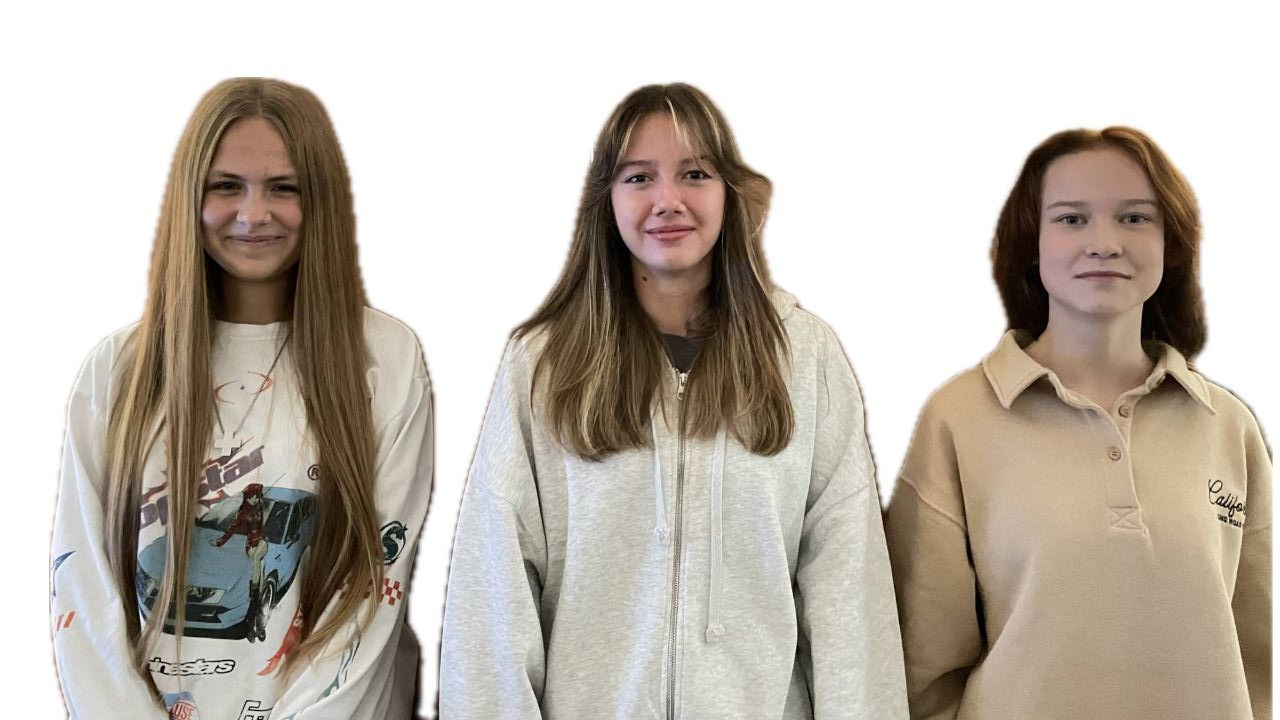
#> input picture images/img_hw55.jpg, 1280 x 720 px, found by its file name
$ python HW_lesson5.py
#> lines starting #> are read from the running program, lines starting #| are printed output that depends on the picture; after the words box and inside, x2 and y2 are one past the last pixel; in counts of white or black regions, pixels touching at a corner belong together
import cv2

img = cv2.imread("image/img_hw55.jpg")
#> img is the input picture: shape (720, 1280, 3); mean B, G, R 174.1, 183.8, 192.3
scale = 2
img = cv2.resize(img, (int(img.shape[1] // scale), int(img.shape[0] // scale)))
#> img: shape (360, 640, 3)
print(img.shape)
#| (360, 640, 3)
img_copy_color = img.copy()
img_copy = img.copy()

img_copy = cv2.cvtColor(img_copy, cv2.COLOR_BGR2GRAY)
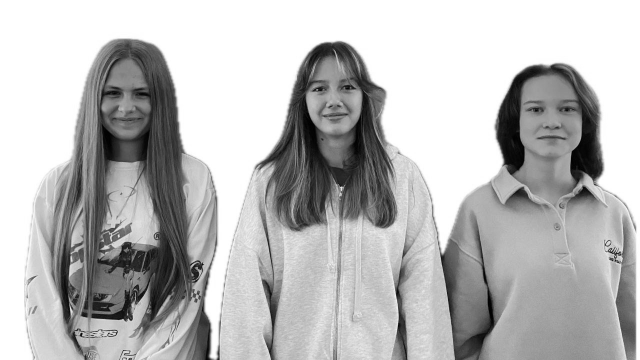
#> img_copy: shape (360, 640); min 0, max 255, mean 185.3
img_copy = cv2.GaussianBlur(img_copy, (5, 5), 1)
img_copy = cv2.equalizeHist(img_copy)
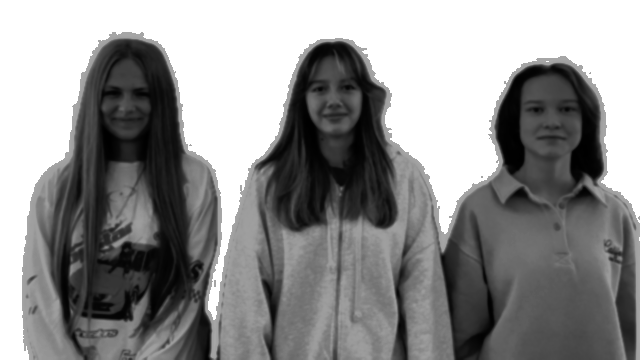
#> img_copy: shape (360, 640); min 0, max 255, mean 143.2

img_copy = cv2.Canny(img_copy, 250, 200)
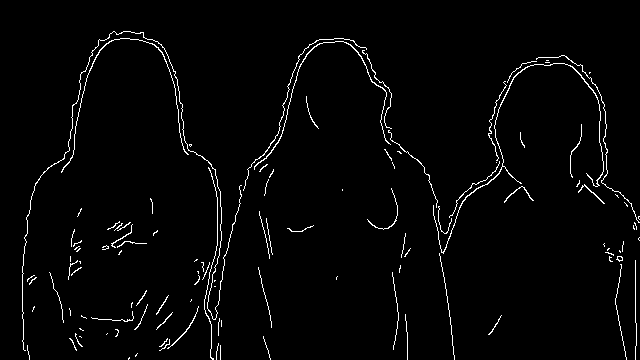
#> img_copy: shape (360, 640); 2.3% white in thin lines or dots, all inside (x1, y1, x2, y2) = (22, 31, 640, 360)
contours, hierarchy = cv2.findContours(img_copy, cv2.RETR_EXTERNAL, cv2.CHAIN_APPROX_SIMPLE)
#> contours = 114 contours, 104 with area under 20; largest, box (x1, y1, x2, y2) and area: (433, 63, 604, 254) 114, (254, 41, 391, 170) 76, (61, 38, 189, 173) 48, (22, 31, 242, 351) 44, (167, 306, 199, 349) 24
for cnt in contours:
    area = cv2.contourArea(cnt)
    if area > 45:
        x, y, w, h = cv2.boundingRect(cnt)
        cv2.drawContours(img_copy_color, [cnt], -1, (0, 255, 0), 2)

        cv2.rectangle(img_copy_color, (x, y), (x + w, y + h), (0, 255, 0), 2)
        text_y = y - 5 if y -5 > 10 else y + 15
        text = f'x: {x}, y: {y}, S:{int(area)}'
        cv2.putText(img_copy_color, text, (x, text_y), cv2.FONT_HERSHEY_SIMPLEX, 0.5, (0, 0, 255), 1)
#> this loop made 114 passes
#> (area, x, y, w, h, text_y, text) on passes 105, 111, 113: (114.5, 433, 63, 171, 191, 58, 'x: 433, y: 63, S:114'), (76.5, 254, 41, 137, 129, 36, 'x: 254, y: 41, S:76'), (47.5, 61, 38, 128, 135, 33, 'x: 61, y: 38, S:47')
#> area on passes 23, 49: 24.5, 20.5
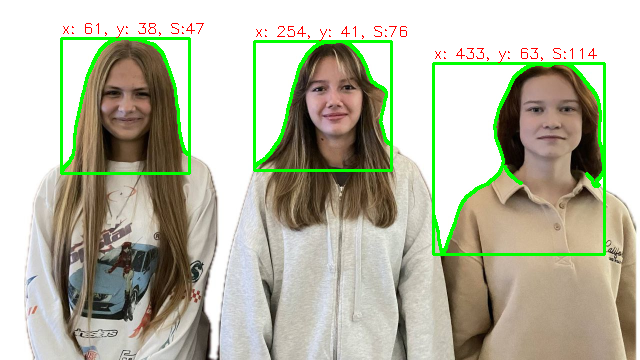
#> img_copy_color: shape (360, 640, 3); mean B, G, R 166.1, 185.2, 184.2


cv2.imshow("Copy border", img_copy_color)
cv2.imwrite("identification.png", img)
cv2.waitKey(0)

cv2.destroyAllWindows()

$ run again, with images/1people.jpg copied over images/img_hw55.jpg
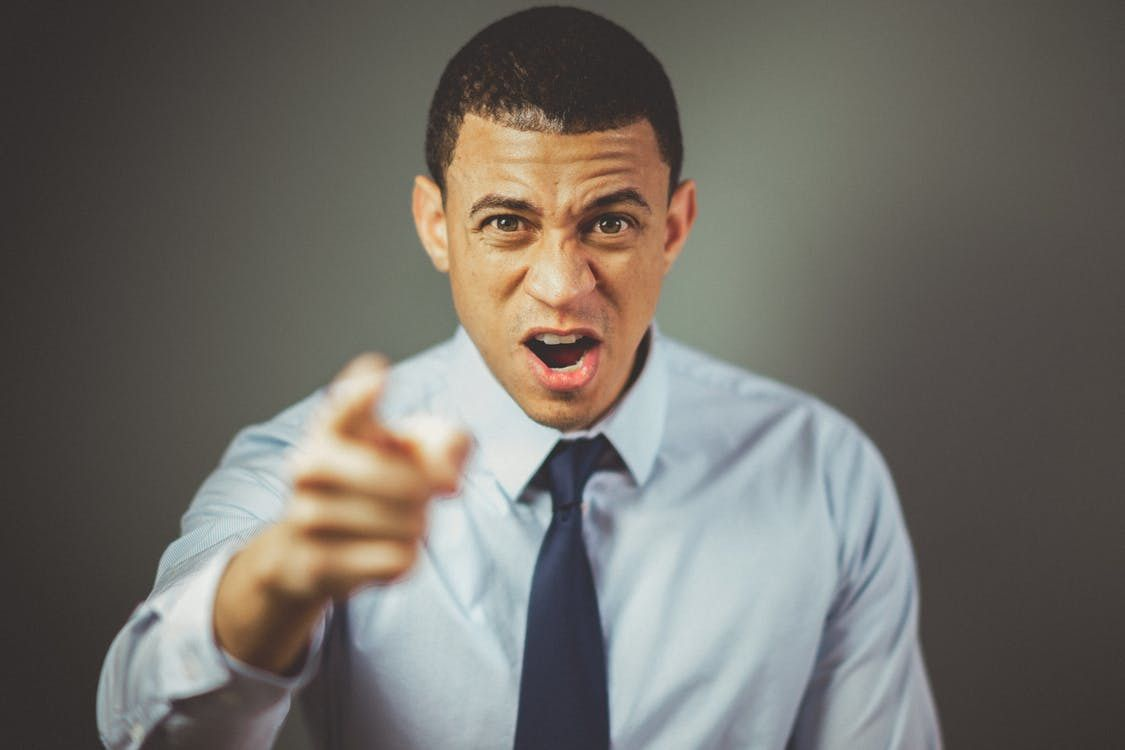
#> input picture images/1people.jpg, 1125 x 750 px, found by its file name
#> img is the input picture: shape (750, 1125, 3); mean B, G, R 103.5, 109.7, 113.2
#> img: shape (375, 562, 3)
#| (375, 562, 3)
#> `img_copy = cv2.Canny(img_copy, 250, 200)`:
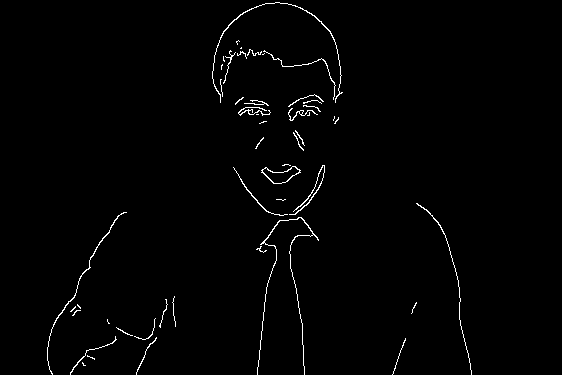
#> img_copy: shape (375, 562); 1.3% white in thin lines or dots, all inside (x1, y1, x2, y2) = (47, 2, 472, 375)
#> contours = 49 contours, 40 with area under 20; largest, box (x1, y1, x2, y2) and area: (261, 166, 301, 184) 346, (212, 2, 343, 103) 67, (47, 212, 127, 375) 60, (257, 217, 319, 375) 50, (289, 165, 325, 215) 45
#> the loop `for cnt in contours:` made 49 passes
#> (area, x, y, w, h, text_y, text) on passes 16, 17, 21, 49: (49.5, 257, 217, 62, 158, 212, 'x: 257, y: 217, S:49'), (60.5, 47, 212, 80, 163, 207, 'x: 47, y: 212, S:60'), (346, 261, 166, 40, 18, 161, 'x: 261, y: 166, S:346'), (67, 212, 2, 131, 101, 17, 'x: 212, y: 2, S:67')
#> after the loop `for cnt in contours:`:
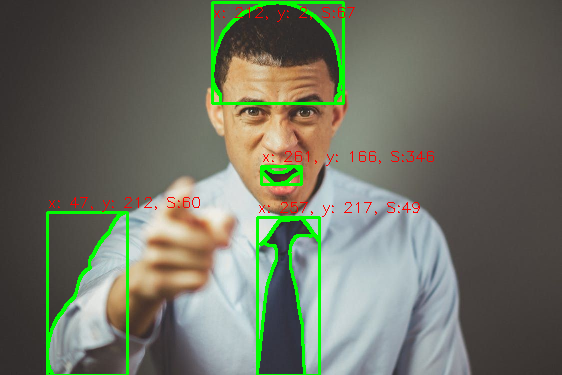
#> img_copy_color: shape (375, 562, 3); mean B, G, R 99.4, 114.1, 110

$ run again, with images/4people.jpg copied over images/img_hw55.jpg
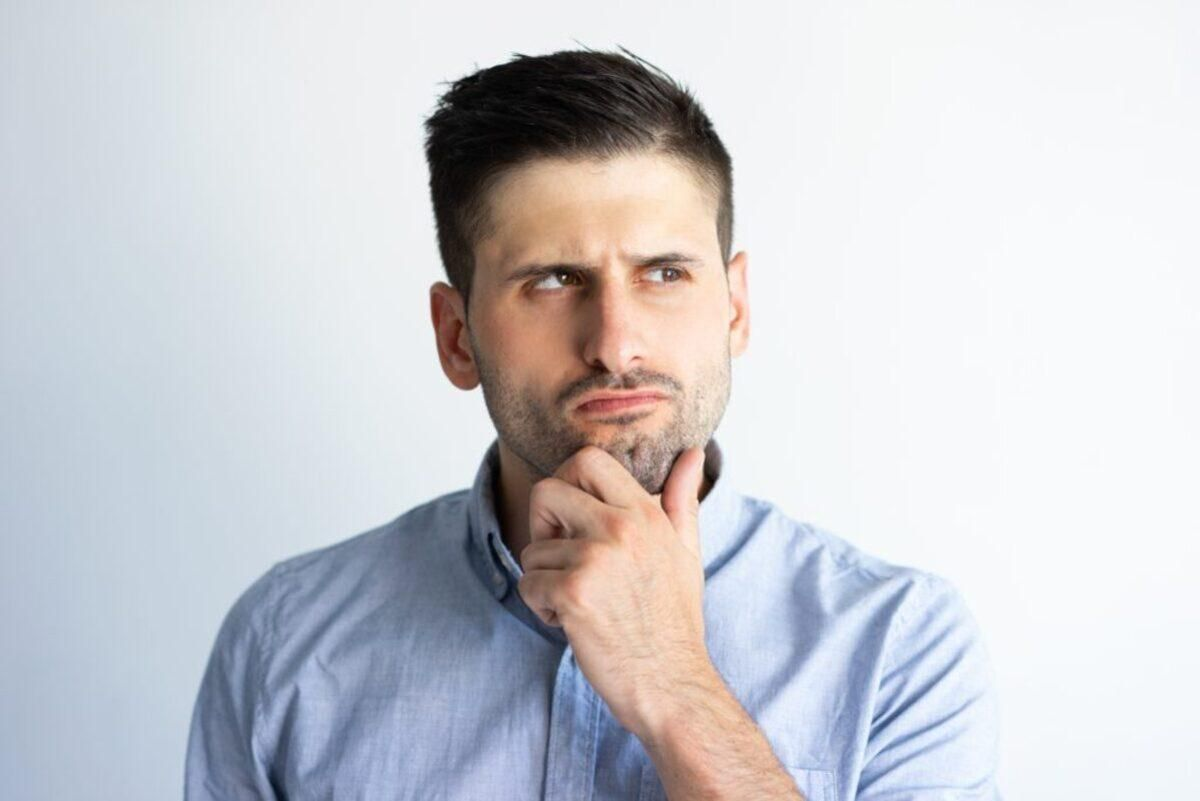
#> input picture images/4people.jpg, 1200 x 801 px, found by its file name
#> img is the input picture: shape (801, 1200, 3); mean B, G, R 209.4, 204.5, 204.3
#> img: shape (400, 600, 3)
#| (400, 600, 3)
#> `img_copy = cv2.Canny(img_copy, 250, 200)`:
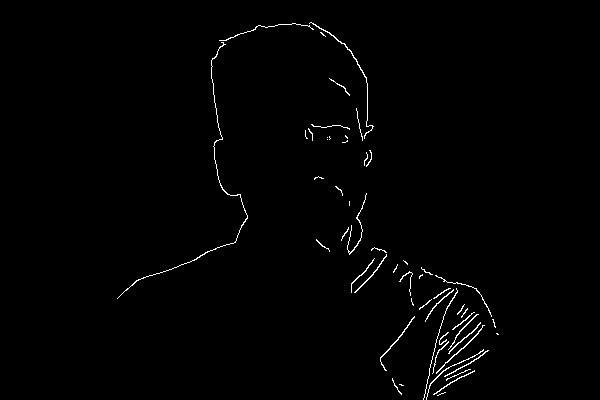
#> img_copy: shape (400, 600); 1% white in thin lines or dots, all inside (x1, y1, x2, y2) = (117, 22, 499, 400)
#> contours = 54 contours, 41 with area under 20; largest, box (x1, y1, x2, y2) and area: (309, 22, 374, 139) 48, (117, 42, 248, 299) 47, (436, 325, 485, 374) 42, (380, 316, 415, 371) 38, (354, 254, 387, 293) 32
#> the loop `for cnt in contours:` made 54 passes
#> (area, x, y, w, h, text_y, text) on passes 51, 54: (47, 117, 42, 131, 257, 37, 'x: 117, y: 42, S:47'), (47.5, 309, 22, 65, 117, 17, 'x: 309, y: 22, S:47')
#> after the loop `for cnt in contours:`:
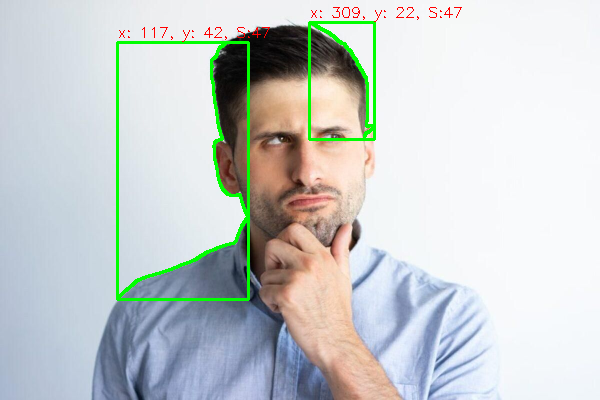
#> img_copy_color: shape (400, 600, 3); mean B, G, R 204.9, 205.6, 200.3
